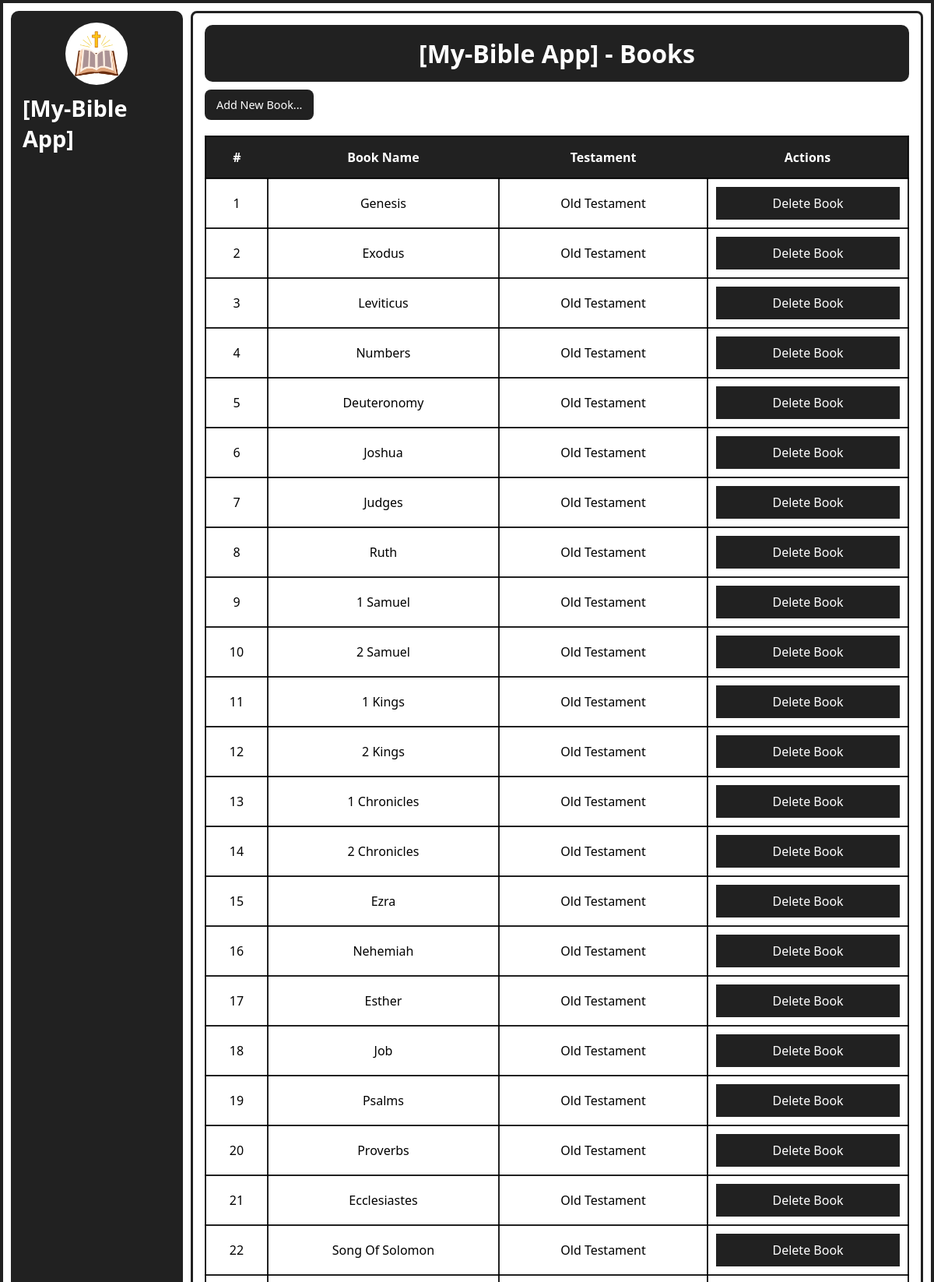
Page /admin/books.php (signed in, upper part) on the committed database.
### tables this page shows
CREATE TABLE `books` (
  `book_id` int(11) NOT NULL,
  `book_name` varchar(100) NOT NULL,
  `testament` varchar(50) NOT NULL
);

### admin/books.php (the view, shortened to what this page needs)
<?php
include("connection.php");
?>
<!DOCTYPE html>
<html lang="en">
<head>
    <link rel="stylesheet" href="style.css">
</head>
<body>
    <div class="dashboard-container">
        <?php include("sidebar.php");?>
        <div class="container">
            <div class="title">
                <h1>[My-Bible App] - Books</h1>
            </div>
            <div class="content">
                <div class="buttons">
                    <a href="./add_book">Add New Book...</a>
                </div>
                <table>
                    <tr>
                        <th>#</th>
                        <th>Book Name</th>
                        <th>Testament</th>
                        <th>Actions</th>
                    </tr>
                    <?php
                    $select=$con->query("SELECT * FROM `books`");
                    if(mysqli_num_rows($select)>0){
                    while($row=mysqli_fetch_assoc($select)){
                        $book_id=$row['book_id'];
                        $book_name=$row['book_name'];
                        $testament=$row['testament'];
                    ?>
                    <tr>
                        <td><?php echo $book_id; ?></td>
                        <td><?php echo $book_name; ?></td>
                        <td><?php echo $testament; ?></td>
                        <td><a href="./delete_book?book_id=<?php echo $book_id; ?>">Delete Book</a></td>
                    </tr>
                    <?php
                    }
                    }
                    else{
                        echo "<td colspan='4'><h1>No Books Found...</h1></td>";
                    }
                    ?>
                </table>
            </div>
        </div>
    </div>
</body>
</html>

### admin/style.css (style rules this page uses)
* { margin: 0; padding: 0; box-sizing: border-box; }
:root { --primary-color: #fff; --bg-color: rgba(0, 0, 0, 0.87); --bg-color-hover: rgb(45, 45, 45); --black: black; }
html { scroll-behavior: smooth; transition: 0.4s ease-in; }
body { font-family: system-ui, -apple-system, BlinkMacSystemFont, 'Segoe UI', Roboto, Oxygen, Ubuntu, Cantarell, 'Open Sans', 'Helvetica Neue', sans-serif; overflow-y: hidden; }
::placeholder { color: var(--black); }
.dashboard-container { width: 100%; height: 100dvh; display: flex; flex-direction: row; justify-content: space-between; padding: 10px; border: 4px solid var(--bg-color); gap: 10px; }
.container { width: 81%; height: 100dvh; display: flex; flex-direction: column; border: 3px solid var(--bg-color); height: 96dvh; padding: 15px; border-radius: 8px; overflow-y: auto; }
.container .title { width: 100%; padding: 15px; background: var(--bg-color); color: var(--primary-color); border-radius: 10px; text-align: center; }
.buttons { width: 100%; display: flex; flex-direction: row; align-items: flex-start; justify-content: flex-start; margin-top: 10px; gap: 10px; }
.buttons a { padding: 10px 15px; background: var(--bg-color); color: var(--primary-color); border-radius: 8px; font-size: 0.9rem; font-weight: 500; text-decoration: none; transition: 0.3s ease-in; }
.content table { margin-top: 10px; width: 100%; text-align: center; }
.content table { margin-top: 20px; width: 100%; text-align: center; border-collapse: collapse; border: 2px solid var(--bg-color); }
.content tr { padding: 10px; }
.content tr th { padding: 15px; background: var(--bg-color); color: var(--primary-color); }
.content tr td { padding: 10px; border: 2px solid var(--bg-color); font-weight: 500; font-size: 1rem; text-transform: capitalize; }
.content tr td a { display: flex; flex-direction: column; background: var(--bg-color); color: var(--primary-color); padding: 10px; text-decoration: none; }

### rows in the picture
books: book_id "1", book_name "Genesis", testament "Old Testament"
books: book_id "2", book_name "Exodus", testament "Old Testament"
books: book_id "3", book_name "Leviticus", testament "Old Testament"
books: book_id "4", book_name "Numbers", testament "Old Testament"
books: book_id "5", book_name "Deuteronomy", testament "Old Testament"
books: book_id "6", book_name "Joshua", testament "Old Testament"
books: book_id "7", book_name "Judges", testament "Old Testament"
books: book_id "8", book_name "Ruth", testament "Old Testament"
books: book_id "9", book_name "1 Samuel", testament "Old Testament"
books: book_id "10", book_name "2 Samuel", testament "Old Testament"
books: book_id "11", book_name "1 Kings", testament "Old Testament"
books: book_id "12", book_name "2 Kings", testament "Old Testament"
books: book_id "13", book_name "1 Chronicles", testament "Old Testament"
books: book_id "14", book_name "2 Chronicles", testament "Old Testament"
books: book_id "15", book_name "Ezra", testament "Old Testament"
books: book_id "16", book_name "Nehemiah", testament "Old Testament"
books: book_id "17", book_name "Esther", testament "Old Testament"
books: book_id "18", book_name "Job", testament "Old Testament"
books: book_id "19", book_name "Psalms", testament "Old Testament"
books: book_id "20", book_name "Proverbs", testament "Old Testament"
books: book_id "21", book_name "Ecclesiastes", testament "Old Testament"
books: book_id "22", book_name "Song Of Solomon", testament "Old Testament"
